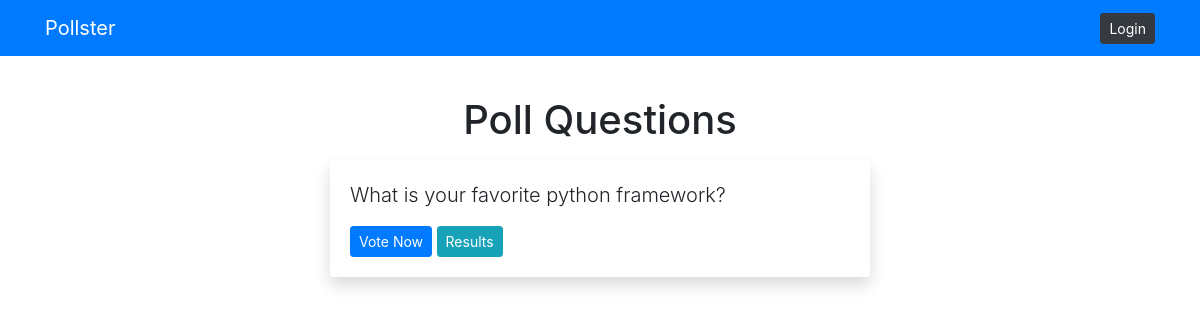
/polls/, run on an earlier commit of the app's database.
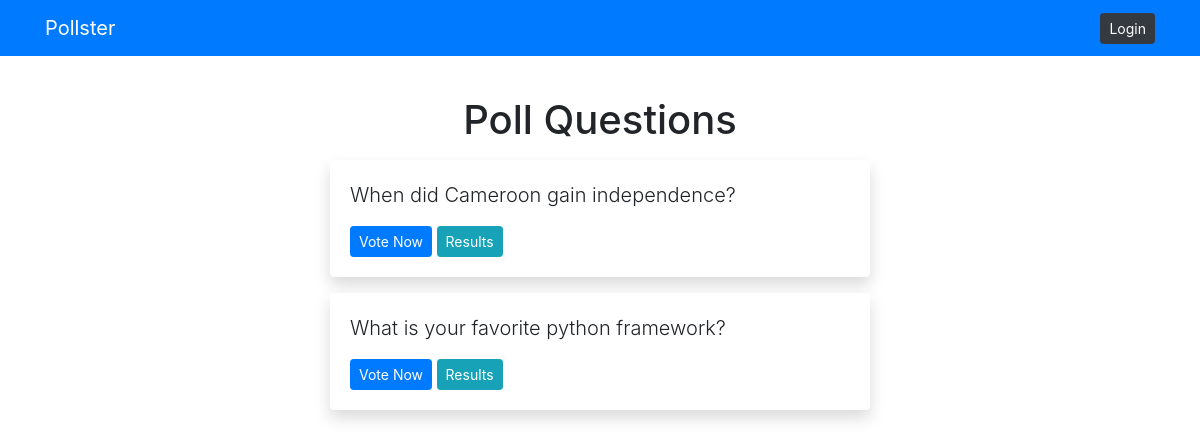
And on a later commit of the database.
### polls/models.py (models this page shows, shortened)
class Question(models.Model):
    question_text = models.CharField(max_length=255)
    publish_date = models.DateTimeField('date published')

### polls/views.py (the view)
# urls.py: path('', views.index, name='index'),
def index(request):
    latest_question_list = Question.objects.order_by('-publish_date')[:5]
    context = {'latest_question_list': latest_question_list}
    return render(request, 'polls/index.html', context)

### templates/polls/index.html
{% extends 'base.html'%}
{% block content %}
<h1 class="text-center my-3">Poll Questions</h1>
{% if latest_question_list %}
    {% for question in latest_question_list %}
        <div class="card mb-3 shadow border-0">
            <div class="card-body">
                <p class="lead">{{ question.question_text }}</p>
                <a href="{% url 'polls:detail' question.id %}" class="btn btn-primary btn-sm">Vote Now</a>
                <a href="{% url 'polls:results' question.id %}" class="btn btn-info btn-sm">Results</a>
            </div>
        </div>
    {% endfor %}
{% else %}
<p class="text-warning">No polls</p>
{% endif %}
{% endblock %}

What changed in the data, as far as the page shows it:
added Question: question_text "When did Cameroon gain independence?"
